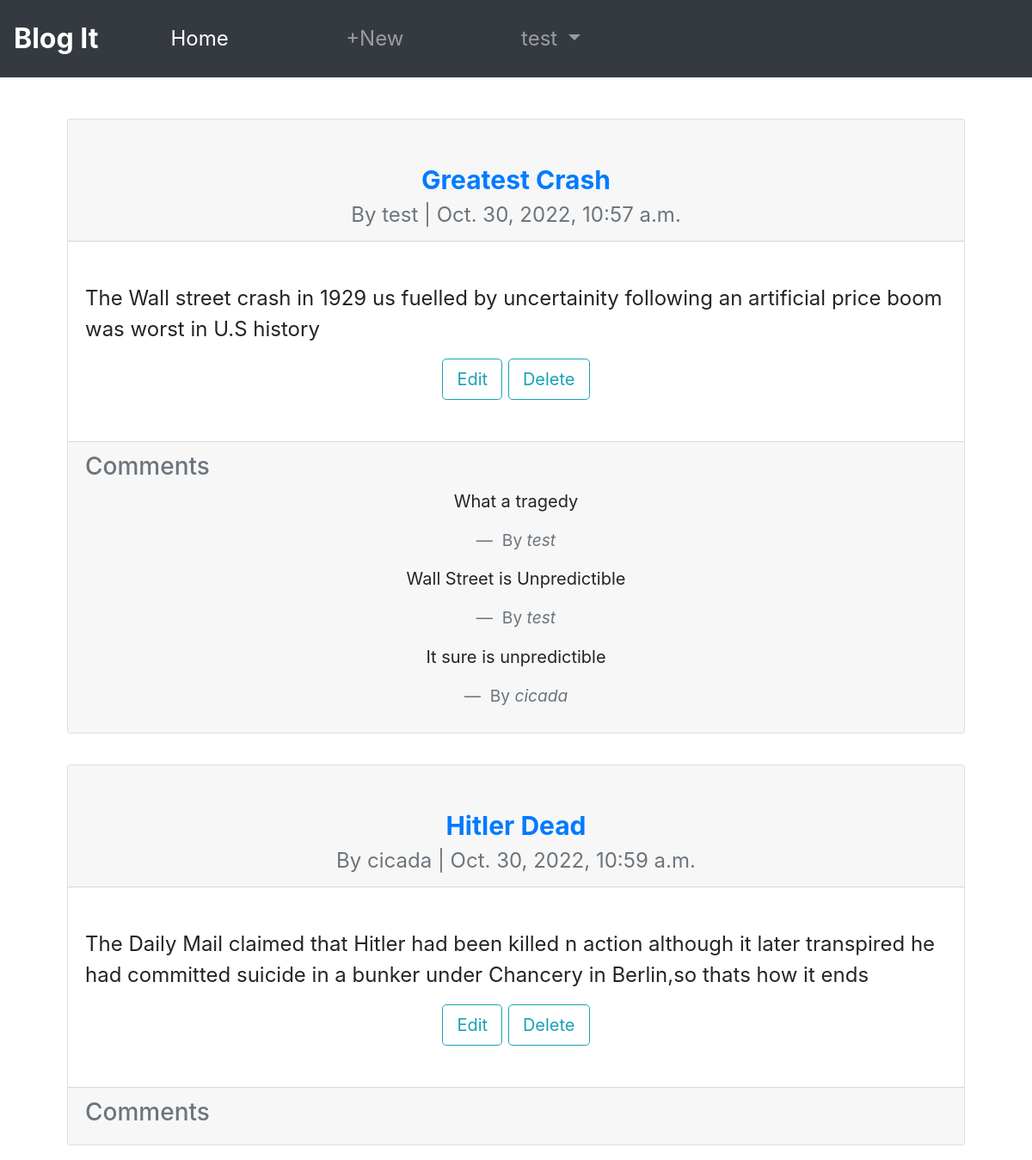
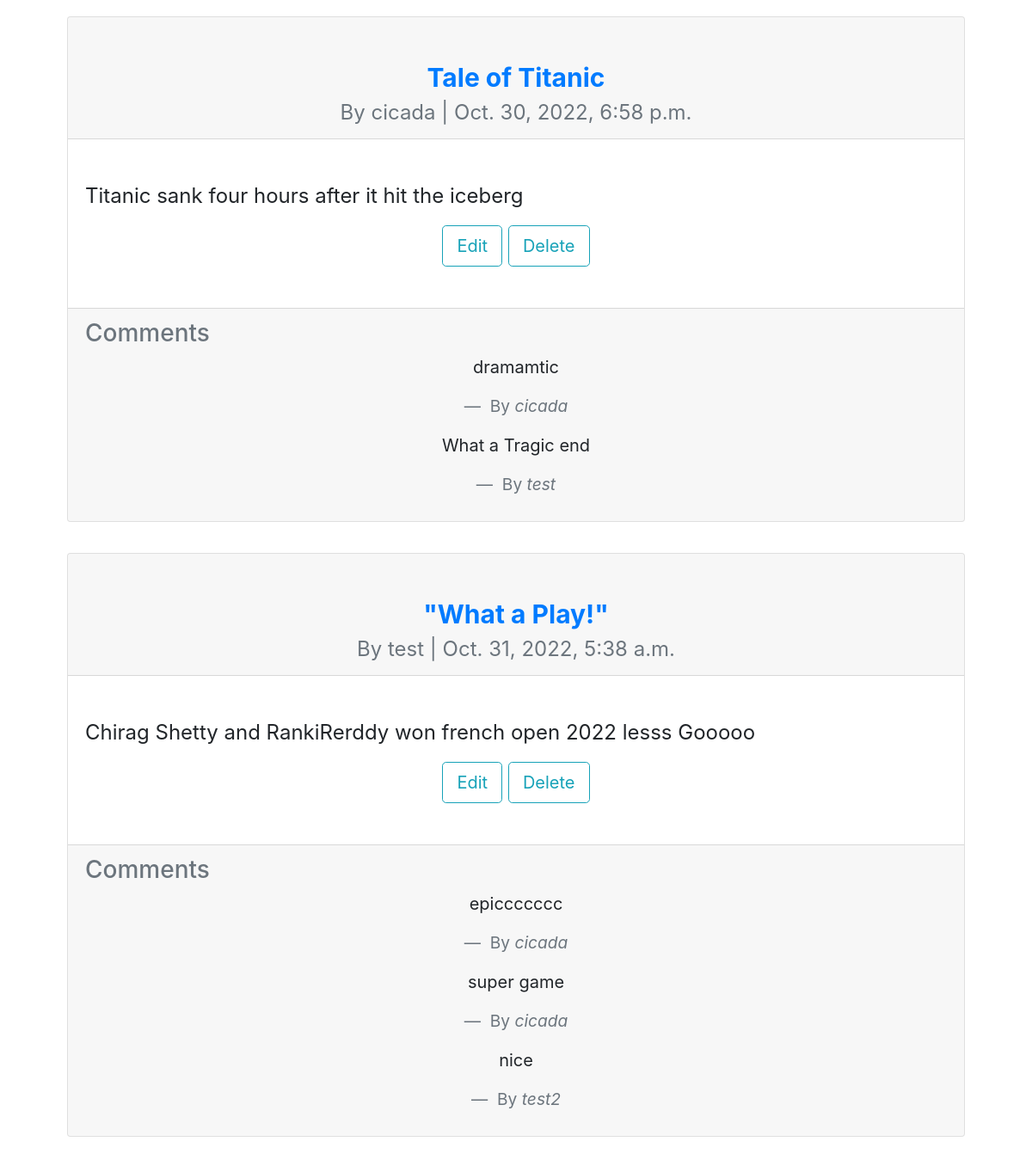
Page /articles/ (signed in) on the committed database (2 pictures, top to bottom).
### accounts/models.py (models this page shows)
class CustomUser(AbstractUser):
    age = models.PositiveIntegerField(null=True,blank=True)

### articles/models.py (models this page shows, shortened)
class Article(models.Model):
    title= models.CharField(max_length=255)
    body= models.TextField()
    date = models.DateTimeField(auto_now_add=True)
    author=models.ForeignKey(
        settings.AUTH_USER_MODEL,
        on_delete=models.CASCADE,
    )

class Comment(models.Model):
    article = models.ForeignKey(Article,on_delete=models.CASCADE)
    comment = models.CharField(max_length=200)
    author = models.ForeignKey(
        settings.AUTH_USER_MODEL,
        on_delete=models.CASCADE,
    )
    def __str__(self):
        return self.comment

### articles/views.py (the view)
# urls.py: path("",ArticleListView.as_view(),name="article_list"),
class ArticleListView(ListView):
    model = Article
    template_name= "article_list.html"

### articles/templates/article_list.html (shortened to what this page needs)
{% extends "base.html" %}
{% block content %}
{% for article in article_list %}
    <div class="card">
        <div class="card-header text-center pt-5">
            <span class="font-weight-bold card-header-main">
                <a href="{% url 'article_detail' article.pk %}">{{ article.title }}</a>
            </span>
            <br />
            <span class="text-muted">
               By  {{ article.author }} | {{ article.date }}
            </span>
        </div>
        <div class="card-body py-5">
            <p> {{ article.body }}</p>
           <div class="container text-center">
            <a href="{% url 'article_edit' article.pk %}" class="btn btn-lg btn-outline-info">Edit</a>
            <a href="{% url 'article_delete' article.pk %}"  class="btn btn-lg btn-outline-info">Delete</a>
           </div>
        </div>
        <div class="card-footer">
            <h3 class="text-muted">Comments</h3>
            {% for comment in article.comment_set.all %}
                <figure class="text-center">
                    <blockquote class="blockquote">
                      <p> {{ comment }}</p>
                    </blockquote>
                    <figcaption class="blockquote-footer">
                      By <cite title="Source Title">{{ comment.author }}</cite>
                    </figcaption>
                  </figure>
            {% endfor %}
        </div>
    </div>
    <br />
{% endfor %}
{% endblock content %}

### accounts/templates/base.html (shortened to what this page needs)
<!DOCTYPE html>
<html lang="en">
<head>
    <link rel="stylesheet" href="https://cdn.jsdelivr.net/npm/bootstrap@4.3.1/dist/css/bootstrap.min.css">
</head>
<body>
    <nav class="navbar navbar-expand-lg navbar-dark bg-dark p-3 ">
        <a class="navbar-brand" href="{% url 'home' %}">Blog It</a>
        <div class="collapse navbar-collapse" id="navbarNavDropdown">
          <ul class="navbar-nav">
            <li class="nav-item active col-4">
              <a class="nav-link" href="{% url 'home' %}">Home</a>
            </li>
            {% if user.is_authenticated %}
            <li class="nav-item col-4">
              <a class="nav-link" href="{% url 'article_new' %}">+New</a>
            </li>
            <li class="nav-item dropdown col-4">
              <a class="nav-link dropdown-toggle" href="#" id="navbarDropdownMenuLink" data-toggle="dropdown" aria-haspopup="true" aria-expanded="false">
                {{ user.username }}
              </a>
            </li>
            {% endif %}
        </ul>
        </div>
      </nav>
    <div class="container p-5  main-content">
        <div class="d-flex justify-content-start">
            <main>
              {% block content %}
              {% endblock content %}
          </main>
        </div>
    </div>
</body>
</html>

### accounts/templates/base.html (style rules this page uses)
.navbar,.main-content { font-size: 24px; }
.navbar-brand { font-weight: bold; font-size: 32px; }
.navbar-nav > li { padding-left:60px; padding-right:60px; }

### articles/templates/article_list.html (style rules this page uses)
.card-header-main { font-size: 30px; }

### rows in the picture
CustomUser: username "test"
Article: title "Greatest Crash", author "test", date "Oct. 30, 2022, 10:57 a.m.", body "The Wall street crash in 1929 us fuelled by uncertainity following an artificial price boom was worst in U.S history"
Comment: comment "What a tragedy", author "test"
Comment: comment "Wall Street is Unpredictible", author "test"
Comment: comment "It sure is unpredictible", author "cicada"
Article: title "Hitler Dead", author "cicada", date "Oct. 30, 2022, 10:59 a.m.", body "The Daily Mail claimed that Hitler had been killed n action although it later transpired he had committed suicide in a bunker under Chancery in Berlin,so thats how it ends"
Article: title "Tale of Titanic", author "cicada", date "Oct. 30, 2022, 6:58 p.m.", body "Titanic sank four hours after it hit the iceberg"
Comment: comment "dramamtic", author "cicada"
Comment: comment "What a Tragic end", author "test"
Article: title "\"What a Play!\"", author "test", date "Oct. 31, 2022, 5:38 a.m.", body "Chirag Shetty and RankiRerddy won french open 2022 lesss Gooooo"
Comment: comment "epiccccccc", author "cicada"
Comment: comment "super game", author "cicada"
Comment: comment "nice", author "test2"
